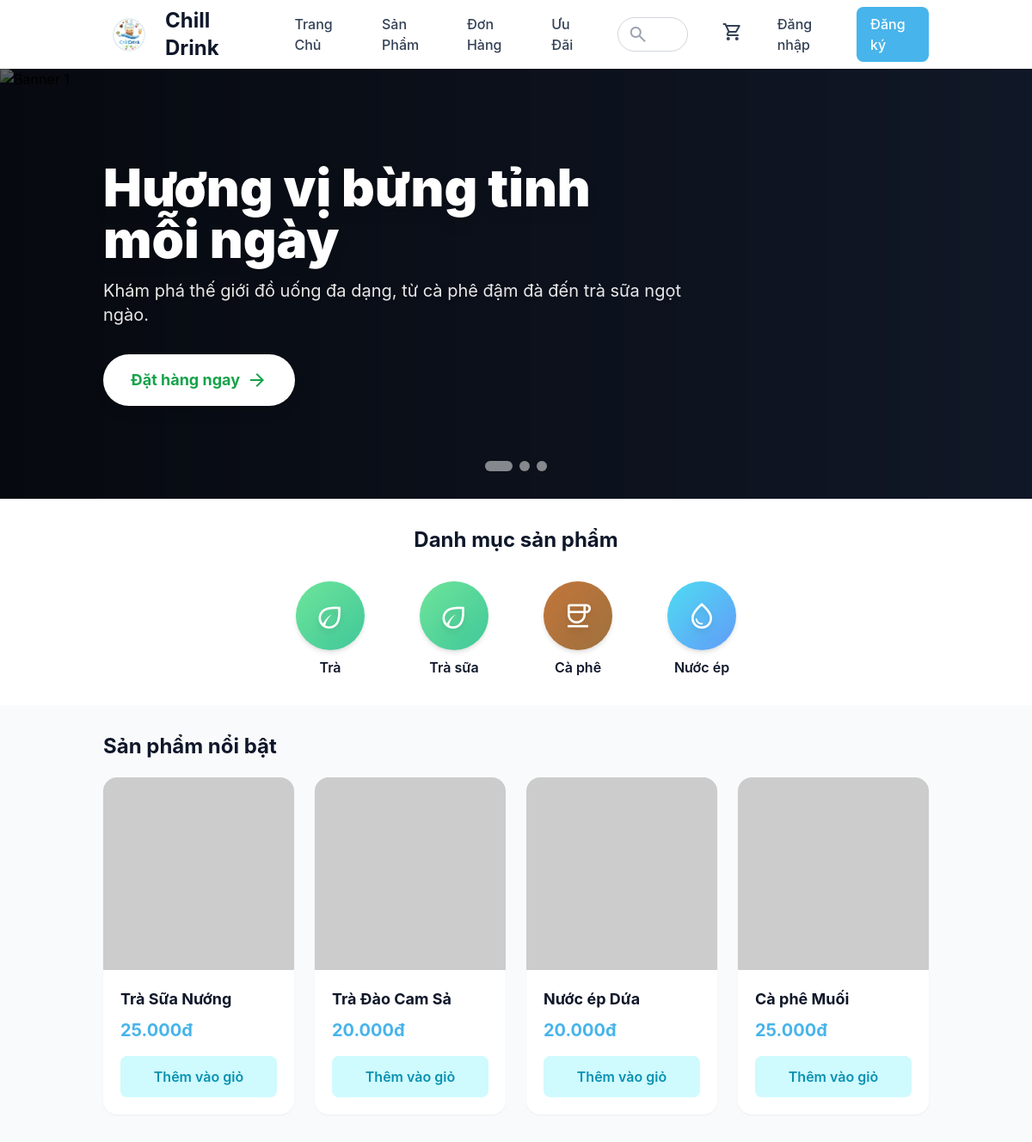
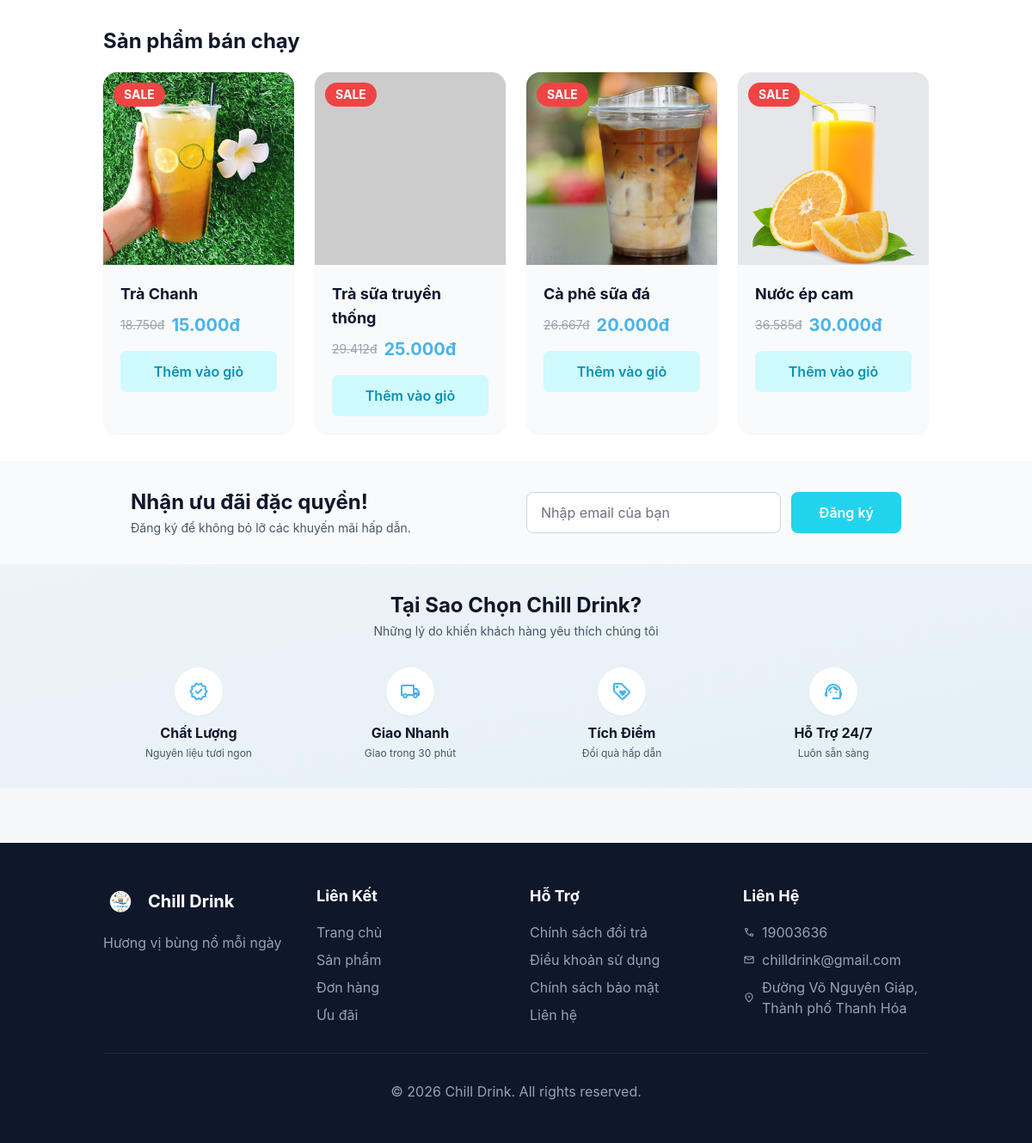
The app's page /DU_AN_1/base/index.php with its own data (2 pictures, top to bottom).
### tables this page shows
CREATE TABLE `categories` (
  `id` int(11) NOT NULL,
  `name` varchar(100) NOT NULL,
  `slug` varchar(150) NOT NULL,
  `created_at` datetime DEFAULT current_timestamp()
);

CREATE TABLE `products` (
  `id` int(11) NOT NULL,
  `category_id` int(11) DEFAULT NULL,
  `name` varchar(200) NOT NULL,
  `slug` varchar(255) DEFAULT NULL,
  `description` text DEFAULT NULL,
  `image` varchar(255) DEFAULT NULL,
  `status` tinyint(1) DEFAULT 1,
  `created_at` datetime DEFAULT current_timestamp(),
  `updated_at` datetime DEFAULT current_timestamp() ON UPDATE current_timestamp(),
  `deleted_at` timestamp NULL DEFAULT NULL
);

### DU_AN_1/base/dua/controllers/HomeController.php (called while the page is built)
<?php
class HomeController
{
    public function index()
    {
        require_once PATH_VIEW . 'home/index.php';
    }
}

### DU_AN_1/base/index.php (called while the page is built, shortened)
<?php
spl_autoload_register(function ($class) {
    $fileName = "$class.php";
    $fileModel              = PATH_MODEL . $fileName;
});
require_once './routes/index.php';

### DU_AN_1/base/dua/models/BaseModel.php (called while the page is built, shortened)
<?php
class BaseModel
{
    public function __construct()
    {
        $dsn = sprintf('mysql:host=%s;port=%s;dbname=%s;charset=utf8', DB_HOST, DB_PORT, DB_NAME);
        try {
            $this->pdo = new PDO($dsn, DB_USERNAME, DB_PASSWORD, DB_OPTIONS);
        } catch (PDOException $e) {
            die("Kết nối cơ sở dữ liệu thất bại: {$e->getMessage()}. Vui lòng thử lại sau.");
        }
    }
}

### DU_AN_1/base/dua/models/Category.php (called while the page is built, shortened)
<?php
class Category extends BaseModel
{
    protected $table = 'categories';
    public function getAll()
    {
        $sql = "SELECT * FROM {$this->table} ORDER BY created_at DESC";
        $stmt = $this->pdo->query($sql);
        return $stmt->fetchAll();
    }
}

### DU_AN_1/base/dua/models/Product.php (called while the page is built, shortened)
<?php
class Product extends BaseModel
{
    protected $table = 'products';
    public function getAll()
    {
        $sql = "SELECT p.*, c.name as category_name FROM {$this->table} p
                LEFT JOIN categories c ON p.category_id = c.id
                WHERE p.status = 1 AND p.deleted_at IS NULL
                ORDER BY p.created_at DESC";
        $stmt = $this->pdo->query($sql);
        return $stmt->fetchAll();
    }
    public function getSizes($productId)
    {
        $sql = "SELECT ps.*, s.name as size_name FROM product_sizes ps
                JOIN sizes s ON ps.size_id = s.id
                WHERE ps.product_id = :product_id
                ORDER BY s.id ASC";
        $stmt = $this->pdo->prepare($sql);
        $stmt->execute([':product_id' => $productId]);
        return $stmt->fetchAll();
    }
}

### DU_AN_1/base/dua/views/home/index.php (the view, shortened to what this page needs)
<!DOCTYPE html>
<html class="light" lang="vi">
<head>
    <script src="https://cdn.tailwindcss.com?plugins=forms,container-queries"></script>
    <link href="<?= BASE_URL ?>assets/css/style.css" rel="stylesheet"/>
</head>
<body class="bg-background-light">
    <?php include PATH_VIEW . 'layouts/header.php'; ?>
    <?php include PATH_VIEW . 'layouts/hero.php'; ?>
    <section class="py-8 bg-white">
        <div class="container mx-auto px-4 sm:px-6 lg:px-8">
            <div class="text-center mb-8">
                <h2 class="text-xl md:text-2xl font-bold text-slate-900">Danh mục sản phẩm</h2>
            </div>
            <div class="flex justify-center items-center gap-6 md:gap-12 lg:gap-16 flex-wrap">
                <?php
                $categoryModel = new Category();
                $categories = $categoryModel->getAll();
                $categoryData = [
                    'Trà' => ['icon' => 'eco', 'gradient' => 'from-green-400 to-emerald-500', 'color' => 'text-white'],
                    'Trà sữa' => ['icon' => 'local_cafe', 'gradient' => 'from-amber-400 to-orange-500', 'color' => 'text-white'],
                    'Cà phê' => ['icon' => 'coffee', 'gradient' => 'from-amber-700 to-yellow-800', 'color' => 'text-white'],
                    'Sinh tố' => ['icon' => 'blender', 'gradient' => 'from-pink-400 to-rose-500', 'color' => 'text-white'],
                    'Nước ép' => ['icon' => 'water_drop', 'gradient' => 'from-cyan-400 to-blue-500', 'color' => 'text-white'],
                ];
                foreach ($categories as $category):
                    $data = ['icon' => 'local_cafe', 'gradient' => 'from-gray-400 to-gray-500', 'color' => 'text-white'];
                    foreach ($categoryData as $catName => $catData) {
                        if (stripos($category['name'], $catName) !== false) {
                            $data = $catData;
                            break;
                        }
                    }
                ?>
                <a href="<?= BASE_URL ?>?action=products-by-category&category_id=<?= $category['id'] ?>"
                   class="flex flex-col items-center group transition-all duration-300 hover:scale-105">
                    <div class="w-16 h-16 md:w-20 md:h-20 bg-gradient-to-br <?= $data['gradient'] ?> rounded-full flex items-center justify-center mb-2 shadow-md group-hover:shadow-lg transition-all transform group-hover:-translate-y-1 relative overflow-hidden">
                        <div class="absolute inset-0 bg-white/20 group-hover:bg-white/30 transition-all"></div>
                        <span class="material-symbols-outlined <?= $data['color'] ?> text-3xl md:text-4xl relative z-10 drop-shadow-lg">
                        </span>
                    </div>
                    <h3 class="text-sm md:text-base font-semibold text-slate-900 group-hover:text-primary transition-colors">
                        <?= htmlspecialchars($category['name'], ENT_QUOTES, 'UTF-8') ?>
                    </h3>
                </a>
                <?php endforeach; ?>
            </div>
        </div>
    </section>
    <section class="py-8 bg-gray-50">
        <div class="container mx-auto px-4 sm:px-6 lg:px-8">
            <h2 class="text-xl md:text-2xl font-bold text-slate-900 mb-5">Sản phẩm nổi bật</h2>
            <div class="grid grid-cols-1 sm:grid-cols-2 lg:grid-cols-4 gap-6">
                <?php
                $productModel = new Product();
                $products = array_slice($productModel->getAll(), 0, 4);
                foreach ($products as $product):
                    $sizes = $productModel->getSizes($product['id']);
                    $minPrice = !empty($sizes) ? min(array_column($sizes, 'price')) : 0;
                ?>
                <a href="<?= BASE_URL ?>?action=product-detail&id=<?= $product['id'] ?>"
                   class="bg-white rounded-2xl overflow-hidden shadow-sm hover:shadow-lg transition-all duration-300 block">
                    <div class="relative h-56 bg-gray-100 overflow-hidden">
                        <img src="<?= BASE_ASSETS_UPLOADS . htmlspecialchars($product['image'], ENT_QUOTES, 'UTF-8') ?>"
                             alt="<?= htmlspecialchars($product['name'], ENT_QUOTES, 'UTF-8') ?>"
                             class="w-full h-full object-cover hover:scale-105 transition-transform duration-300"
                             onerror="this.src='https://via.placeholder.com/300x300?text=No+Image'"/>
                    </div>
                    <div class="p-5">
                        <h3 class="font-bold text-lg text-slate-900 mb-2"><?= htmlspecialchars($product['name'], ENT_QUOTES, 'UTF-8') ?></h3>
                        <p class="text-primary font-bold text-xl mb-4"><?= number_format($minPrice, 0, ',', '.') ?>đ</p>
                        <div class="w-full text-center py-3 bg-cyan-100 text-cyan-600 rounded-lg font-semibold hover:bg-cyan-200 transition-colors">
                            Thêm vào giỏ
                        </div>
                    </div>
                </a>
                <?php endforeach; ?>
            </div>
        </div>
    </section>
    <section class="py-8 bg-white">
        <div class="container mx-auto px-4 sm:px-6 lg:px-8">
            <h2 class="text-xl md:text-2xl font-bold text-slate-900 mb-5">Sản phẩm bán chạy</h2>
            <div class="grid grid-cols-1 sm:grid-cols-2 lg:grid-cols-4 gap-6">
                <?php
                $saleProducts = array_slice($productModel->getAll(), 4, 4);
                $saleDiscounts = [20, 15, 25, 18];
                foreach ($saleProducts as $index => $product):
                    $sizes = $productModel->getSizes($product['id']);
                    $minPrice = !empty($sizes) ? min(array_column($sizes, 'price')) : 0;
                    $discount = $saleDiscounts[$index] ?? 20;
                    $originalPrice = $minPrice * (100 / (100 - $discount));
                    $salePrice = $minPrice;
                ?>
                <a href="<?= BASE_URL ?>?action=product-detail&id=<?= $product['id'] ?>"
                   class="bg-gray-50 rounded-2xl overflow-hidden shadow-sm hover:shadow-lg transition-all duration-300 block">
                    <div class="relative h-56 bg-gray-200 overflow-hidden">
                        <img src="<?= BASE_ASSETS_UPLOADS . htmlspecialchars($product['image'], ENT_QUOTES, 'UTF-8') ?>"
                             alt="<?= htmlspecialchars($product['name'], ENT_QUOTES, 'UTF-8') ?>"
                             class="w-full h-full object-cover hover:scale-105 transition-transform duration-300"
                             onerror="this.src='https://via.placeholder.com/300x300?text=No+Image'"/>
                        <div class="absolute top-3 left-3 bg-red-500 text-white px-3 py-1 rounded-full text-sm font-bold">
                            SALE
                        </div>
                    </div>
                    <div class="p-5">
                        <h3 class="font-bold text-lg text-slate-900 mb-2"><?= htmlspecialchars($product['name'], ENT_QUOTES, 'UTF-8') ?></h3>
                        <div class="flex items-center gap-2 mb-4">
                            <span class="text-gray-400 line-through text-sm"><?= number_format($originalPrice, 0, ',', '.') ?>đ</span>
                            <span class="text-primary font-bold text-xl"><?= number_format($salePrice, 0, ',', '.') ?>đ</span>
                        </div>
                        <div class="w-full text-center py-3 bg-cyan-100 text-cyan-600 rounded-lg font-semibold hover:bg-cyan-200 transition-colors">
                            Thêm vào giỏ
                        </div>
                    </div>
                </a>
                <?php endforeach; ?>
            </div>
        </div>
    </section>
    <section class="py-8 bg-gray-50">
        <div class="container mx-auto px-4 sm:px-6 lg:px-8">
            <div class="max-w-4xl mx-auto">
                <div class="flex flex-col md:flex-row items-center justify-between gap-6">
                    <div class="flex-1">
                        <h2 class="text-xl md:text-2xl font-bold text-slate-900 mb-1">Nhận ưu đãi đặc quyền!</h2>
                        <p class="text-slate-600 text-sm">Đăng ký để không bỏ lỡ các khuyến mãi hấp dẫn.</p>
                    </div>
                    <div class="flex-1 w-full">
                        <form class="flex gap-3" onsubmit="return handleNewsletterSubmit(event)">
                            <input
                                type="email"
                                placeholder="Nhập email của bạn"
                                required
                                class="flex-1 h-12 px-4 rounded-lg border border-gray-300 focus:outline-none focus:ring-2 focus:ring-primary/50 focus:border-primary"
                            />
                            <button
                                type="submit"
                                class="px-8 py-3 bg-cyan-400 text-white rounded-lg font-semibold hover:bg-cyan-500 transition-colors whitespace-nowrap">
                                Đăng ký
                            </button>
                        </form>
                    </div>
                </div>
            </div>
        </div>
    </section>
    <section class="py-8 bg-gradient-to-br from-primary/5 to-primary/10">
        <div class="container mx-auto px-4 sm:px-6 lg:px-8">
            <div class="text-center mb-8">
                <h2 class="text-xl md:text-2xl font-bold text-slate-900 mb-1">Tại Sao Chọn Chill Drink?</h2>
                <p class="text-slate-600 text-sm">Những lý do khiến khách hàng yêu thích chúng tôi</p>
            </div>
            <div class="grid grid-cols-2 md:grid-cols-4 gap-4 md:gap-6">
                <div class="text-center">
                    <div class="w-14 h-14 bg-white rounded-full flex items-center justify-center mx-auto mb-2 shadow-sm">
                        <span class="material-symbols-outlined text-primary text-2xl">verified</span>
                    </div>
                    <h3 class="font-bold text-sm md:text-base text-slate-900 mb-1">Chất Lượng</h3>
                    <p class="text-slate-600 text-xs hidden md:block">Nguyên liệu tươi ngon</p>
                </div>
                <div class="text-center">
                    <div class="w-14 h-14 bg-white rounded-full flex items-center justify-center mx-auto mb-2 shadow-sm">
                        <span class="material-symbols-outlined text-primary text-2xl">local_shipping</span>
                    </div>
                    <h3 class="font-bold text-sm md:text-base text-slate-900 mb-1">Giao Nhanh</h3>
                    <p class="text-slate-600 text-xs hidden md:block">Giao trong 30 phút</p>
                </div>
                <div class="text-center">
                    <div class="w-14 h-14 bg-white rounded-full flex items-center justify-center mx-auto mb-2 shadow-sm">
                        <span class="material-symbols-outlined text-primary text-2xl">loyalty</span>
                    </div>
                    <h3 class="font-bold text-sm md:text-base text-slate-900 mb-1">Tích Điểm</h3>
                    <p class="text-slate-600 text-xs hidden md:block">Đổi quà hấp dẫn</p>
                </div>
                <div class="text-center">
                    <div class="w-14 h-14 bg-white rounded-full flex items-center justify-center mx-auto mb-2 shadow-sm">
                        <span class="material-symbols-outlined text-primary text-2xl">support_agent</span>
                    </div>
                    <h3 class="font-bold text-sm md:text-base text-slate-900 mb-1">Hỗ Trợ 24/7</h3>
                    <p class="text-slate-600 text-xs hidden md:block">Luôn sẵn sàng</p>
                </div>
            </div>
        </div>
    </section>
    <?php require_once PATH_VIEW . 'layouts/footer.php'; ?>
</body>
</html>

### DU_AN_1/base/assets/css/style.css (style rules this page uses)
*:not(.material-symbols-outlined):not(.material-icons), *::before:not(.material-symbols-outlined):not(.material-icons), *::after:not(.material-symbols-outlined):not(.material-icons) { font-family: -apple-system, BlinkMacSystemFont, "Segoe UI", Roboto, "Helvetica Neue", Arial, "Noto Sans", sans-serif, "Apple Color Emoji", "Segoe UI Emoji", "Segoe UI Symbol", "Noto Color Emoji" !important; }
body, html { font-family: -apple-system, BlinkMacSystemFont, "Segoe UI", Roboto, "Helvetica Neue", Arial, "Noto Sans", sans-serif !important; -webkit-font-smoothing: antialiased; -moz-osx-font-smoothing: grayscale; }
.material-symbols-outlined, .material-icons { font-family: 'Material Symbols Outlined', 'Material Icons' !important; translate: none; }
html { scroll-behavior: smooth; }

### DU_AN_1/base/dua/views/home/index.php (style rules this page uses)
* { font-family: -apple-system, BlinkMacSystemFont, "Segoe UI", Roboto, "Helvetica Neue", Arial, "Noto Sans", sans-serif, "Apple Color Emoji", "Segoe UI Emoji", "Segoe UI Symbol", "Noto Color Emoji"; }
body { -webkit-font-smoothing: antialiased; -moz-osx-font-smoothing: grayscale; }

### records on screen
categories: name "Trà"
categories: name "Trà sữa"
categories: name "Cà phê"
categories: name "Nước ép"
products: name "Trà Sữa Nướng", minPrice "25.000"
products: name "Trà Đào Cam Sả", minPrice "20.000"
products: name "Nước ép Dứa", minPrice "20.000"
products: name "Cà phê Muối", minPrice "25.000"
products: image (picture), name "Trà Chanh", originalPrice "18.750", salePrice "15.000"
products: name "Trà sữa truyền thống", originalPrice "29.412", salePrice "25.000"
products: image (picture), name "Cà phê sữa đá", originalPrice "26.667", salePrice "20.000"
products: image (picture), name "Nước ép cam", originalPrice "36.585", salePrice "30.000"

### other values on screen
$siteName "Chill Drink"
$sitePhone "19003636"
$siteEmail "chilldrink@gmail.com"
$siteAddress "Đường Võ Nguyên Giáp, Thành phố Thanh Hóa"
